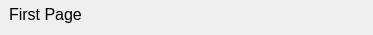
<?xml version="1.0" encoding="UTF-8"?>
<ui version="4.0">
 <class>RsaToolbox::BreadCrumbs</class>
 <widget class="QWidget" name="RsaToolbox::BreadCrumbs">
  <property name="geometry">
   <rect>
    <x>0</x>
    <y>0</y>
    <width>373</width>
    <height>35</height>
   </rect>
  </property>
  <property name="sizePolicy">
   <sizepolicy hsizetype="Preferred" vsizetype="Fixed">
    <horstretch>0</horstretch>
    <verstretch>0</verstretch>
   </sizepolicy>
  </property>
  <property name="minimumSize">
   <size>
    <width>0</width>
    <height>35</height>
   </size>
  </property>
  <property name="maximumSize">
   <size>
    <width>16777215</width>
    <height>35</height>
   </size>
  </property>
  <property name="font">
   <font>
    <pointsize>12</pointsize>
   </font>
  </property>
  <property name="windowTitle">
   <string>Form</string>
  </property>
  <property name="styleSheet">
   <string notr="true">#backgroundWidget {
background: qlineargradient(x1:0, y1:0, x2:0, y2:1,
												stop: 0.0 rgb(205, 210, 255),
												stop: 0.7 rgb(205, 210, 255),
												stop: 1.0 rgb(45, 66, 255))
}</string>
  </property>
  <layout class="QGridLayout" name="gridLayout">
   <property name="leftMargin">
    <number>0</number>
   </property>
   <property name="topMargin">
    <number>0</number>
   </property>
   <property name="rightMargin">
    <number>0</number>
   </property>
   <property name="bottomMargin">
    <number>0</number>
   </property>
   <property name="spacing">
    <number>0</number>
   </property>
   <item row="0" column="0">
    <widget class="QWidget" name="backgroundWidget" native="true">
     <layout class="QHBoxLayout" name="horizontalLayout">
      <property name="topMargin">
       <number>3</number>
      </property>
      <property name="rightMargin">
       <number>0</number>
      </property>
      <item>
       <widget class="QLabel" name="links">
        <property name="font">
         <font>
          <pointsize>12</pointsize>
         </font>
        </property>
        <property name="text">
         <string>First Page</string>
        </property>
       </widget>
      </item>
      <item>
       <spacer name="horizontalSpacer">
        <property name="orientation">
         <enum>Qt::Horizontal</enum>
        </property>
        <property name="sizeHint" stdset="0">
         <size>
          <width>286</width>
          <height>20</height>
         </size>
        </property>
       </spacer>
      </item>
     </layout>
    </widget>
   </item>
  </layout>
 </widget>
 <resources/>
 <connections/>
</ui>
